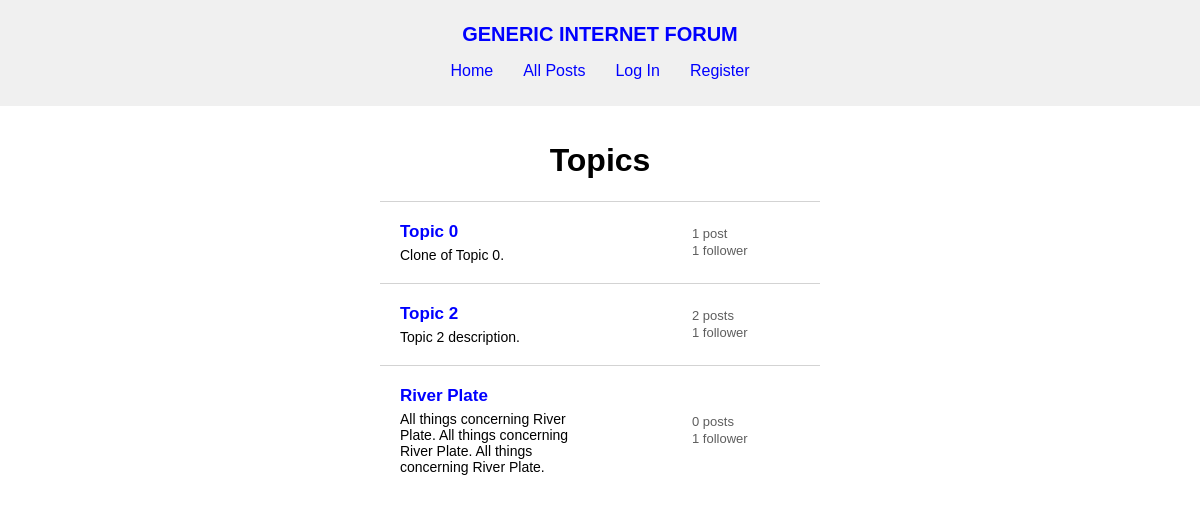
The app's page /, older data.
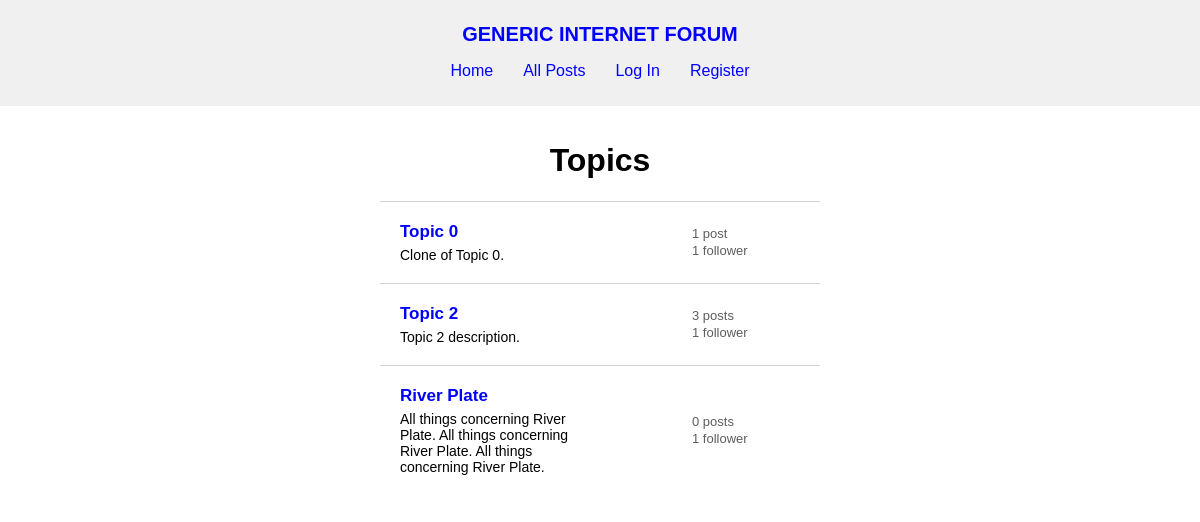
The same page, newer data.
### forum/models.py (models this page shows, shortened)
class User(AbstractUser):
    pass

class Topic(models.Model):
    creator = models.ForeignKey(
        User, on_delete=models.CASCADE, related_name="topics")
    name = models.TextField(max_length=120, unique=True)
    description = models.TextField(max_length=1000)
    timestamp = models.DateTimeField(auto_now_add=True)

### forum/views.py (the view)
# urls.py: path("", views.index, name="index"),
def index(request):
    all_topics = Topic.objects.all()
    topics = parse_topics(all_topics)
    return render(request, "forum/index.html", {
        "topics": topics
    })

### forum/util.py (called while the page is built)
def parse_topics(all_topics):
    topics = []
    for topic in all_topics:
        topics.append({
            "id": topic.id,
            "creator": topic.creator,
            "name": topic.name,
            "description": topic.description,
            "number_of_followers": len(topic.followers.all()),
            "number_of_posts": len(topic.posts.all())
        })
    return topics

### forum/templates/forum/index.html
{% extends "forum/layout.html" %}
{% load static %}
{% block css %}
    <link href="{% static 'forum/index.css' %}" rel="stylesheet">
    <link href="{% static 'forum/posts.css' %}" rel="stylesheet">
{% endblock %}
{% block body %}
    {% if topics %}
        <div id="topics">
            <h1>Topics</h1>
            <ul>
                {% for topic in topics %}
                    <li class="topic-container">
                        <div>
                            <a class="topic-title" href="{% url 'topic' topic.name %}">{{ topic.name }}</a>
                            <p class="topic-description">{{ topic.description }}</p>
                        </div>
                        <div class="topic-stats">
                            <p>{{ topic.number_of_posts }} post{% if topic.number_of_posts != 1 %}s{% endif %}</p>
                            <p>{{ topic.number_of_followers }} follower{% if topic.number_of_followers != 1 %}s{% endif %}</p>
                        </div>
                    </li>
                {% endfor %}
            </ul>
        </div>
    {% endif %}
{% endblock %}

### forum/templates/forum/layout.html (shortened to what this page needs)
{% load static %}
<!DOCTYPE html>
<html lang="en">
    <head>
        <link href="{% static 'forum/layout.css' %}" rel="stylesheet">
        {% block css %}
        {% endblock %}
    </head>
    <body>
        <nav>
            <div>
                <a id="site-title" href="{% url 'index' %}">GENERIC INTERNET FORUM</a>
                <ul>
                    <li>
                        <a href="{% url 'index' %}">Home</a>
                    </li>
                    <li>
                        <a href="{% url 'all_posts' %}">All Posts</a>
                    </li>
                    {% if user.is_authenticated %}
                        <li>
                            <a href="{% url 'following_topics' %}">Following</a>
                        </li>
                        <li>
                            <a href="{% url 'profile' user.username %}">Profile</a>
                        </li>
                        <li>
                            <a href="{% url 'logout' %}">Log Out</a>
                        </li>
                    {% else %}
                        <li>
                            <a href="{% url 'login' %}">Log In</a>
                        </li>
                        <li>
                            <a href="{% url 'register' %}">Register</a>
                        </li>
                    {% endif %}
                </ul>
            </div>
        </nav>
        <div class="body">
            {% block body %}
            {% endblock %}
        </div>
    </body>
</html>

### forum/static/forum/layout.css (style rules this page uses)
body { margin: 0; font-family: sans-serif; }
h1, h2, h3 { text-align: center; }
.body { padding: 15px; max-width: 600px; margin: 0 auto; }
ul { list-style: none; padding: 0; }
nav { background-color: #f0f0f0; padding: 10px 35px; }
nav > div { text-align: center; padding-top: 13px; }
#site-title { font-weight: bold; font-size: 20px; }
nav a { text-decoration: none; }
nav ul { display: flex; gap: 30px; justify-content: center; }
a { text-decoration: none; color: blue; }

### forum/static/forum/index.css (style rules this page uses)
#topics { text-align: center; }
.topic-container { margin: 0 auto; max-width: 400px; border-top: 1px solid lightgray; padding: 20px; display: flex; align-items: center; text-align: start; }
.topic-container div { min-width: 200px; }
.topic-title { font-weight: bold; font-size: 17px; }
.topic-description { margin: 0; padding-top: 5px; font-size: 14px; color: black; }
.topic-stats p { padding-left: 90px; margin: 2px; font-size: 13px; color: #5e5e5e; }

Row changes from the older to the newer data that the page shows:
changed User "Topic 2": number_of_posts "2" → "3"
